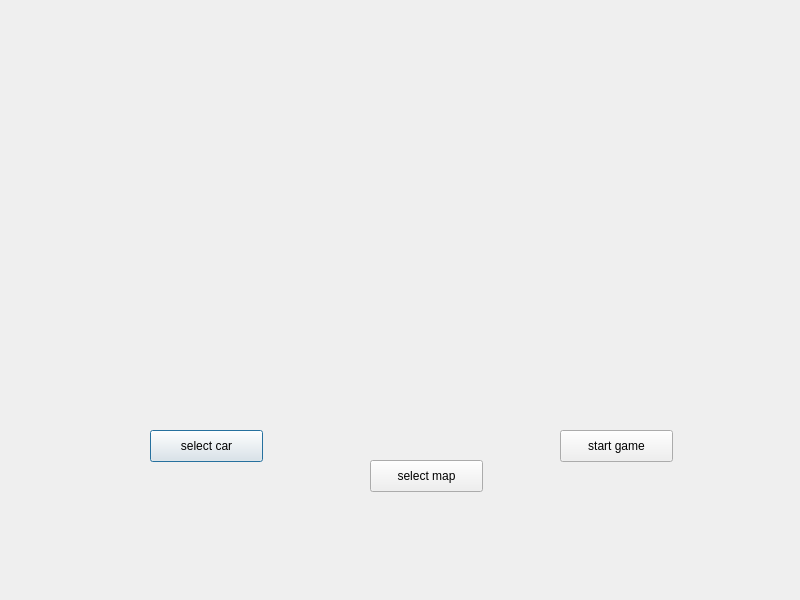
<?xml version="1.0" encoding="UTF-8"?>
<ui version="4.0">
 <class>MainWindow</class>
 <widget class="QDialog" name="MainWindow">
  <property name="geometry">
   <rect>
    <x>0</x>
    <y>0</y>
    <width>800</width>
    <height>600</height>
   </rect>
  </property>
  <property name="windowTitle">
   <string>Dialog</string>
  </property>
  <widget class="QLabel" name="BackGroundLabel">
   <property name="geometry">
    <rect>
     <x>0</x>
     <y>0</y>
     <width>956</width>
     <height>645</height>
    </rect>
   </property>
   <property name="text">
    <string/>
   </property>
  </widget>
  <widget class="QPushButton" name="select_car">
   <property name="geometry">
    <rect>
     <x>150</x>
     <y>430</y>
     <width>113</width>
     <height>32</height>
    </rect>
   </property>
   <property name="text">
    <string>select car</string>
   </property>
  </widget>
  <widget class="QPushButton" name="select_map">
   <property name="geometry">
    <rect>
     <x>370</x>
     <y>460</y>
     <width>113</width>
     <height>32</height>
    </rect>
   </property>
   <property name="text">
    <string>select map</string>
   </property>
  </widget>
  <widget class="QPushButton" name="start_game">
   <property name="geometry">
    <rect>
     <x>560</x>
     <y>430</y>
     <width>113</width>
     <height>32</height>
    </rect>
   </property>
   <property name="text">
    <string>start game</string>
   </property>
  </widget>
 </widget>
 <resources/>
 <connections/>
</ui>
